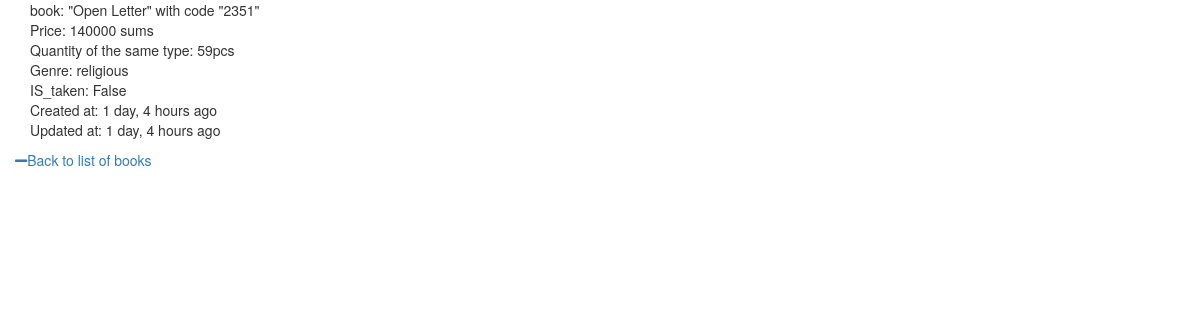
The app's page /backend/book/52 (signed in), older data.
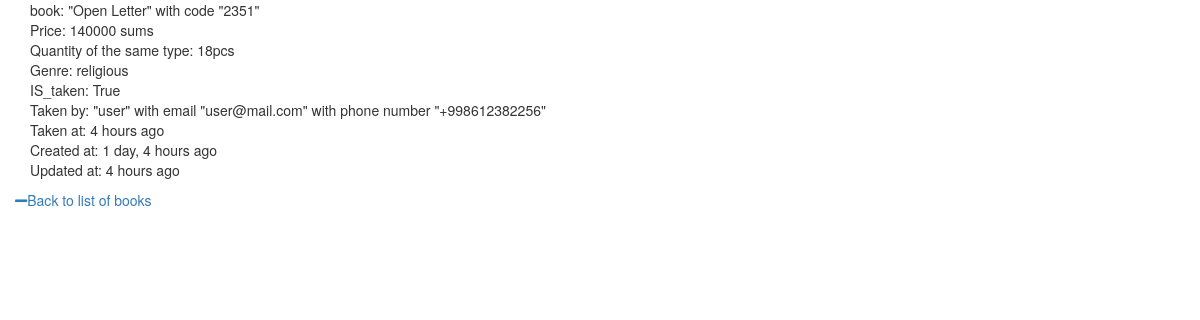
The same page, newer data.
### backend/models.py (models this page shows, shortened)
class Book(models.Model):
    code = models.CharField(
        validators=[
            RegexValidator(regex='^.{4}$', message='Length has to be 4')
        ],
        max_length=4,
        unique=True
    )
    is_taken = models.BooleanField(default=False)
    taken_by = models.ForeignKey(User, on_delete=models.DO_NOTHING, null=True, blank=True, related_name="books")
    model = models.ForeignKey(Book_model, on_delete=models.CASCADE, related_name="books")
    taken_at = models.DateTimeField(auto_now=True)
    released_at = models.DateTimeField(auto_now=True)
    created_at = models.DateTimeField(auto_now_add=True)
    updated_at = models.DateTimeField(auto_now=True)
    def __str__(self):
        return '"'+self.model.title+'" with code "'+self.code+'"'

class Book_model(models.Model):
    title = models.CharField(
        max_length=64,
        unique=True,
        validators=[
            MinLengthValidator(3)
        ])
    author = models.CharField(max_length=64)
    price = models.PositiveIntegerField()
    genre = models.CharField(max_length=64, choices=genre_options)
    created_at = models.DateTimeField(auto_now_add=True)
    updated_at = models.DateTimeField(auto_now=True)
    def get_quantity(self):
        quantity = len(Book.objects.filter(model=self))
        return quantity

class User(models.Model):
    username = models.CharField(max_length=32,
                        validators=[
                            MinLengthValidator(2)
                        ],
                        unique=True)
    password = models.CharField(max_length=32,
                        validators=[
                            MinLengthValidator(2)
                        ],
                        unique=True)
    name = models.CharField(max_length=32,
                        validators=[
                            MinLengthValidator(2)
                        ])
    surname = models.CharField(max_length=32,
                        validators=[
                            MinLengthValidator(2)
                        ])
    email = models.EmailField(validators=[
                            EmailValidator
                        ])
    phone_number = models.CharField(validators=[
                        RegexValidator(regex='^.{9}$', message='Length has to be 9')
                        ],
                        max_length=9)
    def __str__(self):
        return '"'+self.name+'" with email "'+self.email+'" with phone number "+998'+ self.phone_number+'"'

### backend/views.py (the view)
# urls.py: path('book/<int:pk>', book_detail.as_view(), name="book_detail"),
class book_detail(LoginRequiredMixin,DetailView):
    model = Book
    fields="__all__"
    success_url =  reverse_lazy('backend:book_list')

### backend/templates/backend/book_detail.html
{%extends "base_bootsrap.html" %}
{% load humanize %}
{% block content%}
       <div class="container">
                <div class="row">
                <p>book: {{book}}
                <br>Price: {{book.model.price}} sums
                <br>Quantity of the same type: {{book.model.get_quantity}}pcs
                <br>Genre: {{book.model.genre}}
                <br>IS_taken: {{book.is_taken}}
                {%if book.is_taken%}
                  <br>Taken by: {{book.taken_by}}
                  <br>Taken at: {{book.taken_at|naturaltime}}
               {%endif%}
                <br>Created at: {{book.created_at|naturaltime}}
                <br>Updated at: {{book.updated_at|naturaltime}}
                </div>
       </div>
       <p class="row">
           <a href="{% url 'backend:book_list' %}"> <i class="fas fa-minus"></i>Back to list of books</a>
           </p>
{% endblock %}

### backend/templates/base_bootsrap.html (shortened to what this page needs)
<html>
    <head>
        <link rel="stylesheet" href="https://maxcdn.bootstrapcdn.com/bootstrap/3.4.0/css/bootstrap.min.css">
        <link rel="stylesheet" href="https://use.fontawesome.com/releases/v5.8.1/css/all.css">
        <link rel="stylesheet" href="https://use.fontawesome.com/releases/v5.8.1/css/v4-shims.css">
    </head>
    <body>
            <div class="container">
                    {% block content %}
                    {% endblock %}
            </div>
    </body>
</html>

Row changes from the older to the newer data that the page shows:
changed Book "\"Open Letter\" with code \"2351\"": model.get_quantity "59" → "18"; is_taken "False" → "True"; taken_by (not shown) → "\"user\" with email \"user@mail.com\" with phone number \"+998612382256\""; taken_at (not shown) → "4 hours ago"; updated_at "1 day, 4 hours ago" → "4 hours ago"
Text that changed along with them:
text now shown: "Taken by: Taken at:"
